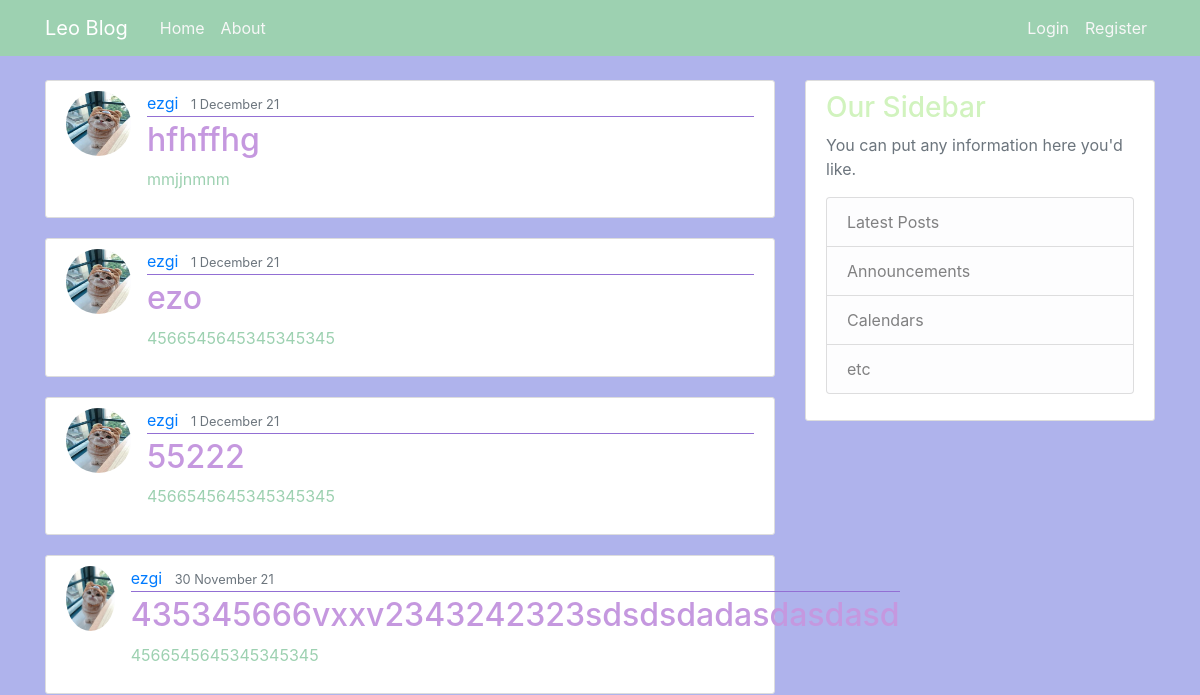
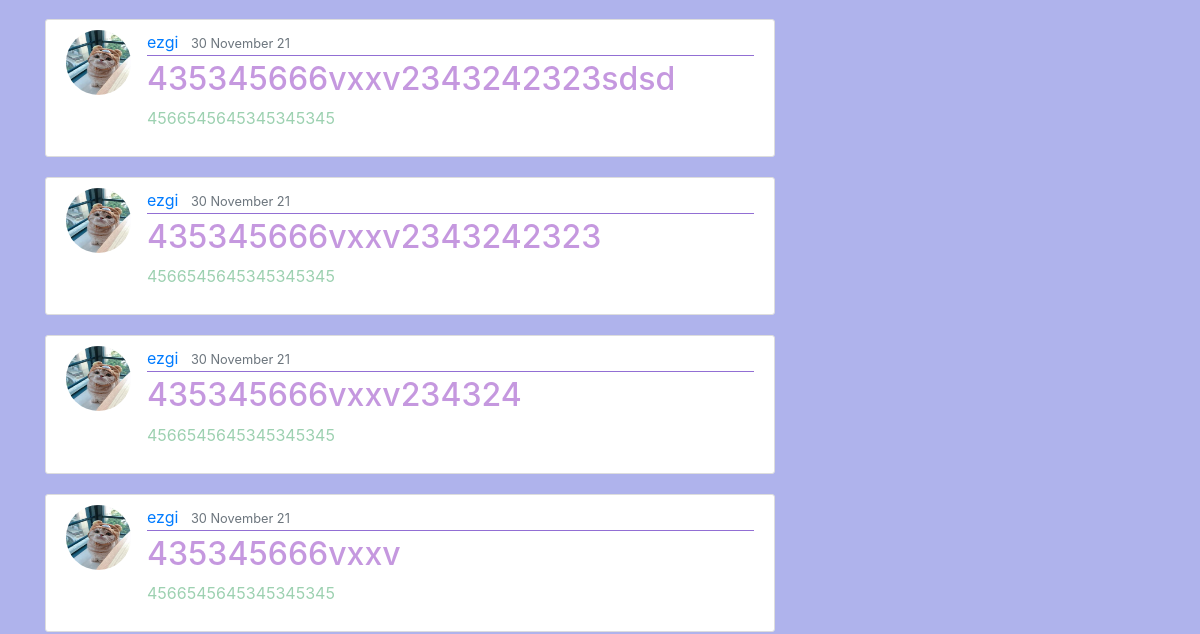
/ (upper part), run on an earlier commit of the app's database (2 pictures, top to bottom).
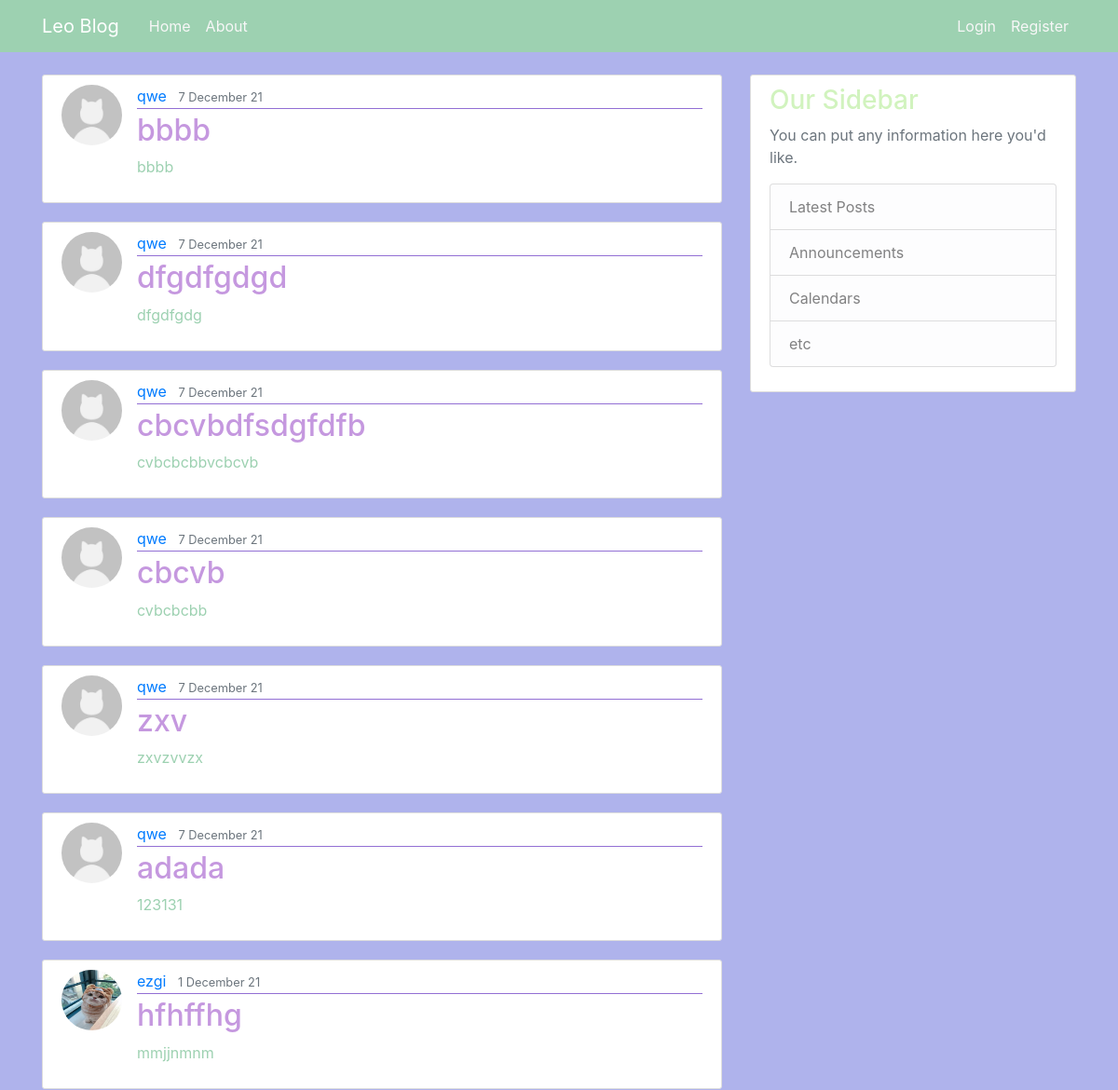
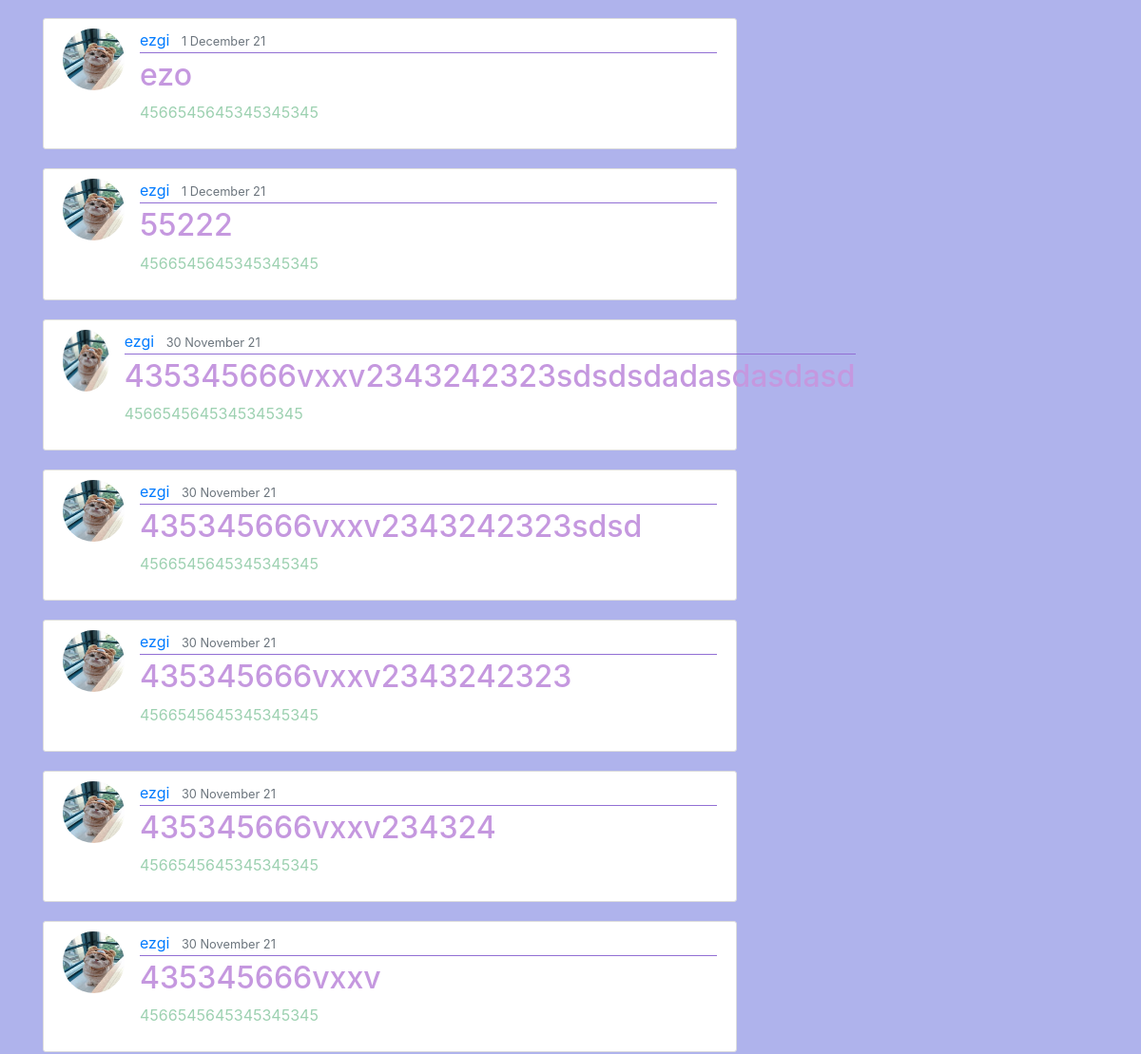
And on a later commit of the database (2 pictures, top to bottom).
### blog/models.py (models this page shows, shortened)
class Post(models.Model):
    title = models.CharField(max_length=100)
    content = models.TextField()
    date_posted = models.DateTimeField(default=timezone.now)
    author = models.ForeignKey(User, on_delete=models.CASCADE)

### users/models.py (models this page shows, shortened)
class Profile(models.Model):
    user = models.OneToOneField(User, on_delete=models.CASCADE)
    image = models.ImageField(default='default.jpeg', upload_to='profile_pics')

### blog/views.py (the view)
# urls.py: path('',PostListView.as_view() ,name='blog-home'),
class PostListView(ListView):
    model = Post
    template_name = 'blog/home.html' # <app>/<model>_<viewtype>.html
    context_object_name ='posts'
    ordering = ['-date_posted']

### blog/templates/blog/home.html
{% extends "blog/base.html" %}
{% block content %}
    {% for post in posts %}
        <article class="media content-section">
            <img class="rounded-circle article-img" src="{{post.author.profile.image.url}}">
            <div class="media-body">
            <div class="article-metadata">
                <a class="mr-2" href="#">{{ post.author }}</a>
                <small class="text-muted">{{ post.date_posted|date:"j F y" }}</small>
            </div>
            <h2><a class="article-title" href="{% url 'blog:blog-home-post' post.id %}">{{ post.title }}</a></h2>
            <p class="article-content">{{ post.content }}</p>
            </div>
        </article>
    {% endfor %}
{% endblock content %}

### blog/templates/blog/base.html (shortened to what this page needs)
{% load static %}
<!DOCTYPE html>
<html>
<head>
    <link rel="stylesheet" href="https://maxcdn.bootstrapcdn.com/bootstrap/4.0.0/css/bootstrap.min.css">
    <link rel="stylesheet" type="text/css" href="{% static 'blog/main.css' %}" >
</head>
<body>
    <header class="site-header">
        <nav class="navbar navbar-expand-md navbar-dark bg-steel fixed-top">
          <div class="container">
            <a class="navbar-brand mr-4" href="{% url 'blog:blog-home' %}">Leo Blog</a>
            <div class="collapse navbar-collapse" id="navbarToggle">
              <div class="navbar-nav mr-auto">
                <a class="nav-item nav-link" href="{% url 'blog:blog-home' %}">Home</a>
                <a class="nav-item nav-link" href="{% url 'blog:blog-about' %}">About</a>
              </div>
              <div class="navbar-nav">
                {% if user.is_authenticated %}
                <a class="nav-item nav-link" href="{% url 'profile' %}">Profile</a>
                <a class="nav-item nav-link" href="{% url 'logout' %}">Logout</a>
                {% else %}
                  <a class="nav-item nav-link" href="{% url 'login' %}">Login</a>
                  <a class="nav-item nav-link" href="{% url 'register' %}">Register</a>
                {% endif %}
              </div>
            </div>
          </div>
        </nav>
      </header>
    <main role="main" class="container">
        <div class="row">
        <div class="col-md-8">
         {% block content %}{% endblock %}
        </div>
        <div class="col-md-4">
            <div class="content-section">
            <h3>Our Sidebar</h3>
            <p class='text-muted'>You can put any information here you'd like.
                <ul class="list-group">
                <li class="list-group-item list-group-item-light">Latest Posts</li>
                <li class="list-group-item list-group-item-light">Announcements</li>
                <li class="list-group-item list-group-item-light">Calendars</li>
                <li class="list-group-item list-group-item-light">etc</li>
                </ul>
            </p>
            </div>
        </div>
     </div>
    </main>
</body>
</html>

### blog/static/blog/main.css (style rules this page uses)
body { background: #afb3ec; color: #9dd1b1; margin-top: 5rem; }
h1, h2, h3, h4, h5, h6 { color: #d1f3be; }
ul { margin: 0; }
.bg-steel { background-color: #9dd1b1; }
.site-header .navbar-nav .nav-link { color: #f7f7f7; }
.content-section { background: #ffffff; padding: 10px 20px; border: 1px solid #dddddd; border-radius: 3px; margin-bottom: 20px; }
.article-title { color: #c598df; }
.article-content { white-space: pre-line; }
.article-img { height: 65px; width: 65px; margin-right: 16px; }
.article-metadata { padding-bottom: 1px; margin-bottom: 4px; border-bottom: 1px solid #926fd4 }

What changed in the data, as far as the page shows it:
added Post: author.profile.image (placeholder picture), author "qwe", date_posted "7 December 21", title "bbbb", content "bbbb"
added Post: author.profile.image (placeholder picture), author "qwe", date_posted "7 December 21", title "dfgdfgdgd", content "dfgdfgdg"
added Post: author.profile.image (placeholder picture), author "qwe", date_posted "7 December 21", title "cbcvbdfsdgfdfb", content "cvbcbcbbvcbcvb"
added Post: author.profile.image (placeholder picture), author "qwe", date_posted "7 December 21", title "cbcvb", content "cvbcbcbb"
added Post: author.profile.image (placeholder picture), author "qwe", date_posted "7 December 21", title "zxv", content "zxvzvvzx"
added Post: author.profile.image (placeholder picture), author "qwe", date_posted "7 December 21", title "adada", content "123131"
